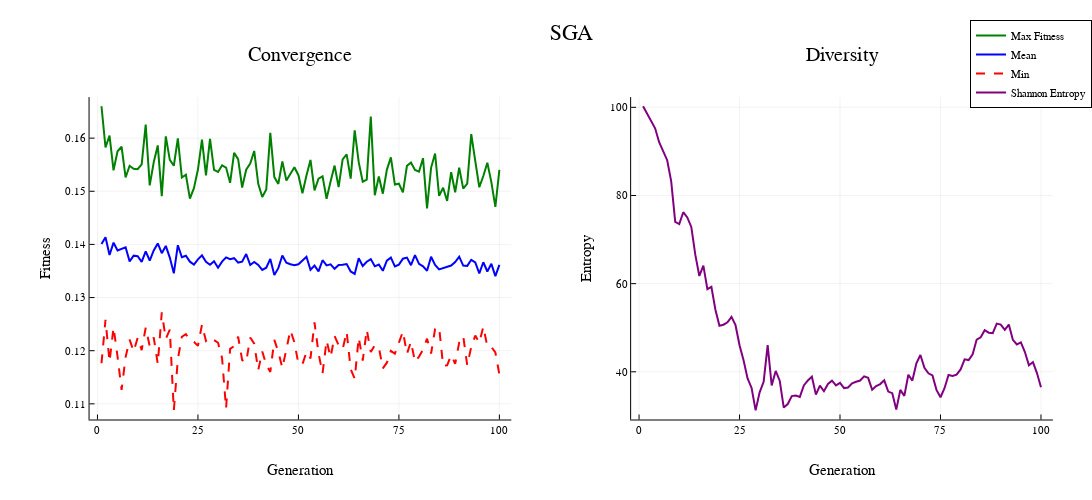

Notebook code for this chart:
### Markdown cell above
## f)
#### Compare GA results to not using feature selection

### Code cell
# Construct problem
myRNG = StableRNG(123)
problem = FeatureSelectionProblem(ncol(X), X, y, myRNG, model);

# Genetic algorithm
ga1 = GeneticAlgorithm(
    pop_size = 100,
    max_generations = 100,
    p_c = 0.95,
    p_m = 0.005,
    chrom_len = chrom_len,
    
    generator = UniformRandomPopulationGenerator(),
    selector = TournamentSelectionMin(4),
    crossover = SinglePointCrossover(),
    mutator = BitFlipMutation(),
    survivor = GenerationalReplacement()
)

# Run GA
ga1_results = solve(problem, ga1)
all_feats_rmse = fitness(problem, trues(problem.n_features))

# Print results comparison
@printf("         SGA RMSE:  %.3f\n", ga1_results.min_fit)
@printf("All features RMSE:  %.3f\n\n", all_feats_rmse)

# Print and plot GA results
#print_and_plot_results(ga1_results)

display(plot_ga_summary(ga1_results, "SGA"))

### Figure 1 — Plotly figure (JSON) as saved in the notebook; plotly's stock layout.template omitted (floating-point values rounded to 4 significant figures)
{"data": [{"colorbar": {"len": 0.7009, "title": "", "x": 0.4682, "y": 0.4819}, "legendgroup": "Max Fitness", "line": {"color": "rgba(0, 128, 0, 1.000)", "dash": "solid", "shape": "linear", "width": 2}, "mode": "lines", "name": "Max Fitness", "showlegend": true, "type": "scatter", "x": [1, 2, 3, 4, 5, 6, 7, 8, 9, 10, 11, 12, 13, 14, 15, 16, 17, 18, 19, 20, 21, 22, 23, 24, 25, 26, 27, 28, 29, 30, 31, 32, 33, 34, 35, 36, 37, 38, 39, 40, 41, 42, 43, 44, 45, 46, 47, 48, 49, 50, 51, 52, 53, 54, 55, 56, 57, 58, 59, 60, 61, 62, 63, 64, 65, 66, 67, 68, 69, 70, 71, 72, 73, 74, 75, 76, 77, 78, 79, 80, 81, 82, 83, 84, 85, 86, 87, 88, 89, 90, 91, 92, 93, 94, 95, 96, 97, 98, 99, 100], "xaxis": "x1", "y": [0.166, 0.1582, 0.1605, 0.1539, 0.1575, 0.1584, 0.1526, 0.1548, 0.1542, 0.1542, 0.1551, 0.1626, 0.1511, 0.1555, 0.1586, 0.1491, 0.1603, 0.1559, 0.1548, 0.16, 0.1526, 0.1531, 0.1486, 0.1506, 0.1541, 0.1597, 0.153, 0.1599, 0.154, 0.1536, 0.1549, 0.1545, 0.1516, 0.1572, 0.156, 0.1507, 0.1541, 0.1552, 0.1576, 0.1514, 0.1489, 0.1503, 0.161, 0.1527, 0.1514, 0.1556, 0.152, 0.1532, 0.1545, 0.153, 0.1496, 0.153, 0.1559, 0.1502, 0.1524, 0.1528, 0.1486, 0.1518, 0.1548, 0.1508, 0.156, 0.1569, 0.1524, 0.1615, 0.1555, 0.1518, 0.1522, 0.1641, 0.1492, 0.1528, 0.1495, 0.154, 0.1564, 0.1513, 0.1514, 0.1498, 0.1548, 0.1554, 0.154, 0.1537, 0.1562, 0.1468, 0.1544, 0.1571, 0.1491, 0.1507, 0.1482, 0.1536, 0.1498, 0.1544, 0.1505, 0.1514, 0.1608, 0.1557, 0.1508, 0.1529, 0.1554, 0.1517, 0.1471, 0.154], "yaxis": "y1"}, {"colorbar": {"len": 0.7009, "title": "", "x": 0.4682, "y": 0.4819}, "legendgroup": "Mean", "line": {"color": "rgba(0, 0, 255, 1.000)", "dash": "solid", "shape": "linear", "width": 2}, "mode": "lines", "name": "Mean", "showlegend": true, "type": "scatter", "x": [1, 2, 3, 4, 5, 6, 7, 8, 9, 10, 11, 12, 13, 14, 15, 16, 17, 18, 19, 20, 21, 22, 23, 24, 25, 26, 27, 28, 29, 30, 31, 32, 33, 34, 35, 36, 37, 38, 39, 40, 41, 42, 43, 44, 45, 46, 47, 48, 49, 50, 51, 52, 53, 54, 55, 56, 57, 58, 59, 60, 61, 62, 63, 64, 65, 66, 67, 68, 69, 70, 71, 72, 73, 74, 75, 76, 77, 78, 79, 80, 81, 82, 83, 84, 85, 86, 87, 88, 89, 90, 91, 92, 93, 94, 95, 96, 97, 98, 99, 100], "xaxis": "x1", "y": [0.1401, 0.1414, 0.138, 0.1403, 0.1389, 0.1391, 0.1395, 0.1368, 0.1379, 0.1378, 0.1367, 0.1387, 0.137, 0.1389, 0.1402, 0.1384, 0.1397, 0.1375, 0.1346, 0.1399, 0.1376, 0.1379, 0.1368, 0.1362, 0.1372, 0.1379, 0.1367, 0.1362, 0.1368, 0.1356, 0.1368, 0.1376, 0.1372, 0.1374, 0.1366, 0.1368, 0.1382, 0.1361, 0.1367, 0.1361, 0.1352, 0.1356, 0.1373, 0.1343, 0.1355, 0.1379, 0.1366, 0.1363, 0.1361, 0.1363, 0.137, 0.1377, 0.1352, 0.136, 0.1349, 0.137, 0.1361, 0.1362, 0.1354, 0.1361, 0.1362, 0.1363, 0.1349, 0.1345, 0.1374, 0.1359, 0.1367, 0.1372, 0.1359, 0.1362, 0.135, 0.1369, 0.1375, 0.1358, 0.1362, 0.1373, 0.1375, 0.1361, 0.138, 0.1364, 0.1359, 0.135, 0.1377, 0.1362, 0.1353, 0.1355, 0.1359, 0.136, 0.1367, 0.1377, 0.136, 0.136, 0.1371, 0.1366, 0.1346, 0.1366, 0.1349, 0.1363, 0.134, 0.1361], "yaxis": "y1"}, {"colorbar": {"len": 0.7009, "title": "", "x": 0.4682, "y": 0.4819}, "legendgroup": "Min", "line": {"color": "rgba(255, 0, 0, 1.000)", "dash": "dash", "shape": "linear", "width": 2}, "mode": "lines", "name": "Min", "showlegend": true, "type": "scatter", "x": [1, 2, 3, 4, 5, 6, 7, 8, 9, 10, 11, 12, 13, 14, 15, 16, 17, 18, 19, 20, 21, 22, 23, 24, 25, 26, 27, 28, 29, 30, 31, 32, 33, 34, 35, 36, 37, 38, 39, 40, 41, 42, 43, 44, 45, 46, 47, 48, 49, 50, 51, 52, 53, 54, 55, 56, 57, 58, 59, 60, 61, 62, 63, 64, 65, 66, 67, 68, 69, 70, 71, 72, 73, 74, 75, 76, 77, 78, 79, 80, 81, 82, 83, 84, 85, 86, 87, 88, 89, 90, 91, 92, 93, 94, 95, 96, 97, 98, 99, 100], "xaxis": "x1", "y": [0.1176, 0.1258, 0.1179, 0.1244, 0.1189, 0.1126, 0.1188, 0.1221, 0.1199, 0.1224, 0.1201, 0.1243, 0.1209, 0.1225, 0.1175, 0.1272, 0.1222, 0.124, 0.1088, 0.1184, 0.1226, 0.1231, 0.122, 0.1217, 0.1209, 0.1249, 0.1218, 0.1225, 0.122, 0.1215, 0.1186, 0.1091, 0.1204, 0.1209, 0.1226, 0.1182, 0.1178, 0.1225, 0.1213, 0.1163, 0.1199, 0.1173, 0.116, 0.122, 0.1198, 0.1167, 0.1203, 0.1239, 0.1216, 0.1175, 0.1175, 0.1197, 0.1185, 0.1253, 0.1195, 0.1157, 0.1219, 0.1188, 0.1228, 0.121, 0.1203, 0.1236, 0.1165, 0.1147, 0.1225, 0.1181, 0.124, 0.1198, 0.121, 0.1206, 0.1167, 0.1177, 0.12, 0.1194, 0.1215, 0.1236, 0.1194, 0.1217, 0.1179, 0.1189, 0.1202, 0.1223, 0.1195, 0.1241, 0.1245, 0.1171, 0.1173, 0.1192, 0.1175, 0.1215, 0.1227, 0.1172, 0.1207, 0.1229, 0.1215, 0.1245, 0.1208, 0.1207, 0.1197, 0.1155], "yaxis": "y1"}, {"colorbar": {"len": 0.7009, "title": "", "x": 0.9642, "y": 0.4819}, "legendgroup": "Shannon Entropy", "line": {"color": "rgba(128, 0, 128, 1.000)", "dash": "solid", "shape": "linear", "width": 2}, "mode": "lines", "name": "Shannon Entropy", "showlegend": true, "type": "scatter", "x": [1, 2, 3, 4, 5, 6, 7, 8, 9, 10, 11, 12, 13, 14, 15, 16, 17, 18, 19, 20, 21, 22, 23, 24, 25, 26, 27, 28, 29, 30, 31, 32, 33, 34, 35, 36, 37, 38, 39, 40, 41, 42, 43, 44, 45, 46, 47, 48, 49, 50, 51, 52, 53, 54, 55, 56, 57, 58, 59, 60, 61, 62, 63, 64, 65, 66, 67, 68, 69, 70, 71, 72, 73, 74, 75, 76, 77, 78, 79, 80, 81, 82, 83, 84, 85, 86, 87, 88, 89, 90, 91, 92, 93, 94, 95, 96, 97, 98, 99, 100], "xaxis": "x2", "y": [100.2, 98.54, 97.01, 95.24, 92.1, 90.05, 88.01, 83.21, 74.0, 73.51, 76.2, 75.01, 72.86, 66.52, 61.75, 64.1, 58.75, 59.28, 54.09, 50.45, 50.69, 51.22, 52.46, 50.58, 46.03, 42.63, 38.48, 36.33, 31.25, 35.35, 37.74, 46.06, 36.89, 40.19, 37.99, 31.88, 32.69, 34.48, 34.62, 34.3, 36.91, 38.05, 38.88, 34.82, 36.86, 35.59, 37.23, 37.98, 36.9, 37.49, 36.3, 36.45, 37.39, 37.75, 38.02, 38.97, 38.62, 35.93, 36.77, 37.21, 38.07, 35.51, 35.15, 31.43, 35.89, 34.54, 39.34, 38.01, 41.94, 43.82, 40.9, 39.66, 39.17, 35.9, 34.23, 36.27, 39.28, 39.05, 39.35, 40.55, 42.82, 42.66, 43.99, 47.32, 47.82, 49.44, 48.87, 48.76, 50.94, 50.72, 49.49, 50.72, 47.26, 46.2, 46.67, 44.5, 41.48, 42.21, 39.7, 36.5], "yaxis": "y2"}], "layout": {"annotations": [{"font": {"color": "rgba(0, 0, 0, 1.000)", "family": "sans-serif", "size": 20}, "rotation": 0, "showarrow": false, "text": "Convergence", "x": 0.2751, "xanchor": "center", "xref": "paper", "y": 0.95, "yanchor": "top", "yref": "paper"}, {"font": {"color": "rgba(0, 0, 0, 1.000)", "family": "sans-serif", "size": 20}, "rotation": 0, "showarrow": false, "text": "Diversity", "x": 0.7711, "xanchor": "center", "xref": "paper", "y": 0.95, "yanchor": "top", "yref": "paper"}, {"font": {"color": "rgba(0, 0, 0, 1.000)", "family": "sans-serif", "size": 22}, "rotation": 0, "showarrow": false, "text": "SGA", "x": 0.5231, "xanchor": "center", "xref": "paper", "y": 1, "yanchor": "top", "yref": "paper"}], "height": 500, "legend": {"bgcolor": "rgba(255, 255, 255, 1.000)", "bordercolor": "rgba(0, 0, 0, 1.000)", "borderwidth": 1, "font": {"color": "rgba(0, 0, 0, 1.000)", "family": "sans-serif", "size": 11}, "title": {"font": {"color": "rgba(0, 0, 0, 1.000)", "family": "sans-serif", "size": 15}, "text": ""}, "tracegroupgap": 0, "traceorder": "normal", "x": 1, "xanchor": "auto", "y": 1, "yanchor": "auto"}, "margin": {"b": 20, "l": 0, "r": 0, "t": 20}, "paper_bgcolor": "rgba(255, 255, 255, 1.000)", "plot_bgcolor": "rgba(255, 255, 255, 1.000)", "showlegend": true, "width": 1100, "xaxis1": {"anchor": "y1", "domain": [0.082, 0.4682], "gridcolor": "rgba(0, 0, 0, 0.100)", "gridwidth": 0.5, "linecolor": "rgba(0, 0, 0, 1.000)", "mirror": false, "range": [-1.97, 103.0], "showgrid": true, "showline": true, "showticklabels": true, "tickangle": 0, "tickcolor": "rgb(0, 0, 0)", "tickfont": {"color": "rgba(0, 0, 0, 1.000)", "family": "sans-serif", "size": 11}, "tickmode": "array", "ticks": "inside", "ticktext": ["0", "25", "50", "75", "100"], "tickvals": [0, 25, 50, 75, 100], "title": "Generation", "titlefont": {"color": "rgba(0, 0, 0, 1.000)", "family": "sans-serif", "size": 15}, "type": "-", "visible": true, "zeroline": false, "zerolinecolor": "rgba(0, 0, 0, 1.000)"}, "xaxis2": {"anchor": "y2", "domain": [0.578, 0.9642], "gridcolor": "rgba(0, 0, 0, 0.100)", "gridwidth": 0.5, "linecolor": "rgba(0, 0, 0, 1.000)", "mirror": false, "range": [-1.97, 103.0], "showgrid": true, "showline": true, "showticklabels": true, "tickangle": 0, "tickcolor": "rgb(0, 0, 0)", "tickfont": {"color": "rgba(0, 0, 0, 1.000)", "family": "sans-serif", "size": 11}, "tickmode": "array", "ticks": "inside", "ticktext": ["0", "25", "50", "75", "100"], "tickvals": [0, 25, 50, 75, 100], "title": "Generation", "titlefont": {"color": "rgba(0, 0, 0, 1.000)", "family": "sans-serif", "size": 15}, "type": "-", "visible": true, "zeroline": false, "zerolinecolor": "rgba(0, 0, 0, 1.000)"}, "xaxis3": {"anchor": "y3", "domain": [0.082, 0.9642], "gridcolor": "rgba(0, 0, 0, 0.100)", "gridwidth": 0.5, "linecolor": "rgba(0, 0, 0, 1.000)", "mirror": false, "range": [0, 1], "showgrid": true, "showline": false, "showticklabels": true, "tickangle": 0, "tickcolor": "rgb(0, 0, 0)", "tickfont": {"color": "rgba(0, 0, 0, 1.000)", "family": "sans-serif", "size": 11}, "tickmode": "array", "ticks": "inside", "ticktext": ["0.0", "0.2", "0.4", "0.6", "0.8", "1.0"], "tickvals": [0, 0.2, 0.4, 0.6, 0.8, 1], "title": "", "titlefont": {"color": "rgba(0, 0, 0, 1.000)", "family": "sans-serif", "size": 15}, "type": "-", "visible": false, "zeroline": false, "zerolinecolor": "rgba(0, 0, 0, 1.000)"}, "yaxis1": {"anchor": "x1", "domain": [0.1315, 0.8324], "gridcolor": "rgba(0, 0, 0, 0.100)", "gridwidth": 0.5, "linecolor": "rgba(0, 0, 0, 1.000)", "mirror": false, "range": [0.1071, 0.1677], "showgrid": true, "showline": true, "showticklabels": true, "tickangle": 0, "tickcolor": "rgb(0, 0, 0)", "tickfont": {"color": "rgba(0, 0, 0, 1.000)", "family": "sans-serif", "size": 11}, "tickmode": "array", "ticks": "inside", "ticktext": ["0.11", "0.12", "0.13", "0.14", "0.15", "0.16"], "tickvals": [0.11, 0.12, 0.13, 0.14, 0.15, 0.16], "title": "Fitness", "titlefont": {"color": "rgba(0, 0, 0, 1.000)", "family": "sans-serif", "size": 15}, "type": "-", "visible": true, "zeroline": false, "zerolinecolor": "rgba(0, 0, 0, 1.000)"}, "yaxis2": {"anchor": "x2", "domain": [0.1315, 0.8324], "gridcolor": "rgba(0, 0, 0, 0.100)", "gridwidth": 0.5, "linecolor": "rgba(0, 0, 0, 1.000)", "mirror": false, "range": [29.18, 102.3], "showgrid": true, "showline": true, "showticklabels": true, "tickangle": 0, "tickcolor": "rgb(0, 0, 0)", "tickfont": {"color": "rgba(0, 0, 0, 1.000)", "family": "sans-serif", "size": 11}, "tickmode": "array", "ticks": "inside", "ticktext": ["40", "60", "80", "100"], "tickvals": [40, 60, 80, 100], "title": "Entropy", "titlefont": {"color": "rgba(0, 0, 0, 1.000)", "family": "sans-serif", "size": 15}, "type": "-", "visible": true, "zeroline": false, "zerolinecolor": "rgba(0, 0, 0, 1.000)"}, "yaxis3": {"anchor": "x3", "domain": [0.95, 1], "gridcolor": "rgba(0, 0, 0, 0.100)", "gridwidth": 0.5, "linecolor": "rgba(0, 0, 0, 1.000)", "mirror": false, "range": [0, 1], "showgrid": true, "showline": false, "showticklabels": true, "tickangle": 0, "tickcolor": "rgb(0, 0, 0)", "tickfont": {"color": "rgba(0, 0, 0, 1.000)", "family": "sans-serif", "size": 11}, "tickmode": "array", "ticks": "inside", "ticktext": ["0.0", "0.2", "0.4", "0.6", "0.8", "1.0"], "tickvals": [0, 0.2, 0.4, 0.6, 0.8, 1], "title": "", "titlefont": {"color": "rgba(0, 0, 0, 1.000)", "family": "sans-serif", "size": 15}, "type": "-", "visible": false, "zeroline": false, "zerolinecolor": "rgba(0, 0, 0, 1.000)"}}}
